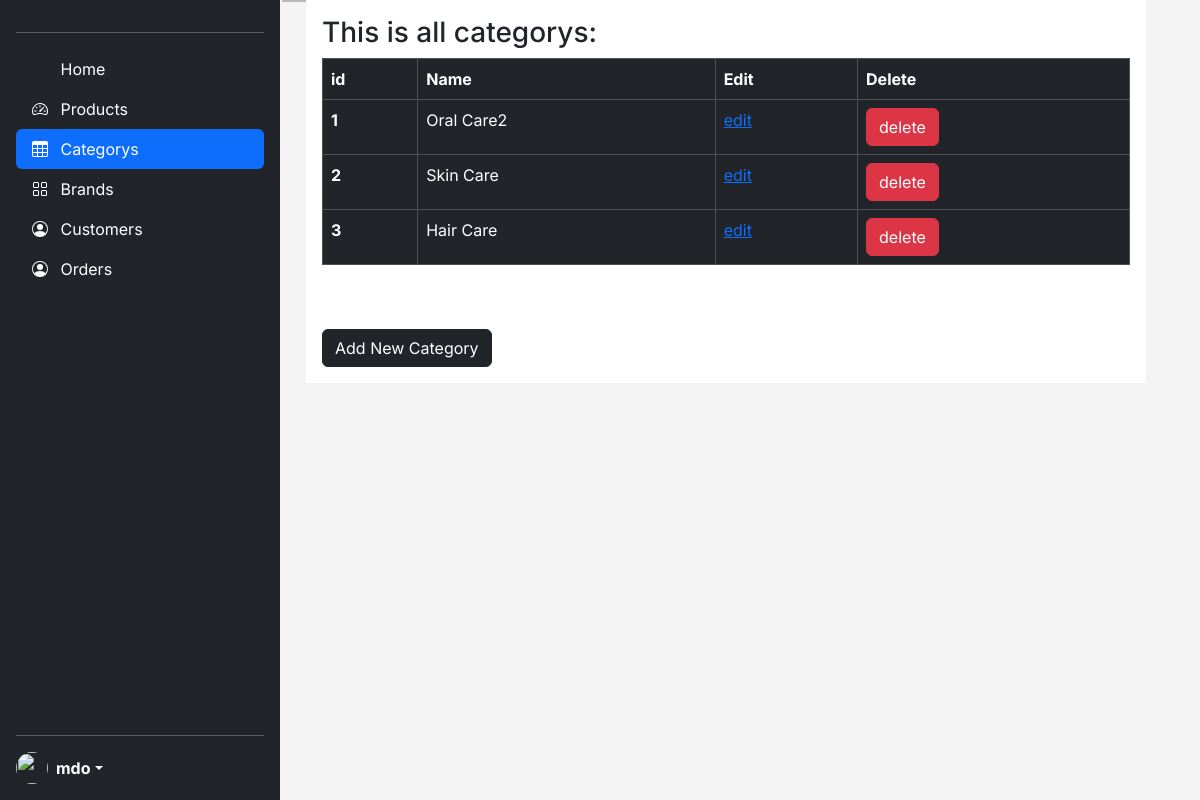
Before: /categorys (signed in) with the older database file.
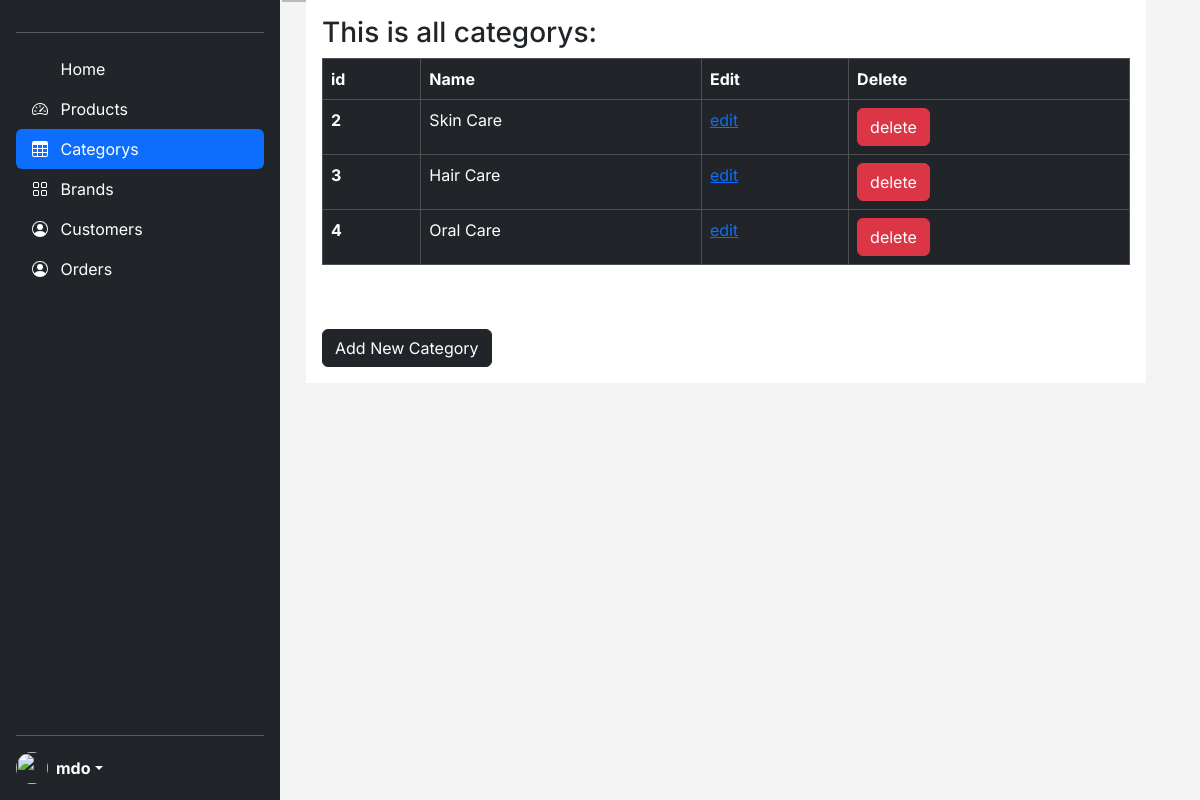
After: the same page with the newer database file.
### beautyHaven/products/models.py (models this page shows)
class Category(db.Model):
    id: Mapped[int] = mapped_column(Integer, primary_key=True)
    name: Mapped[str] = mapped_column(String(30), unique=True, nullable=False)

### beautyHaven/admin/routes.py (the view)
@app.route('/categorys')
def categorys():
    if 'email' not in session:
        flash('Please login first')
        return redirect('login')
    categorys = Category.query.all()
    return render_template('/admin/categorys.html',categorys=categorys)

### beautyHaven/templates/admin/categorys.html (shortened to what this page needs)
{% extends 'layout.html' %}
{% block content %}
<h3 class="me-2">This is all categorys:  </h3>
<table class="table table-dark table-hover  table-bordered  ">
  <thead>
    <tr>
      <th scope="col">id</th>
      <th scope="col">Name</th>
      <th scope="col">Edit</th>
      <th scope="col">Delete</th>
    </tr>
  </thead>
  <tbody>
    {% for category in categorys %}
        <tr>
            <th scope="row">{{category.id}}</th>
            <td>{{category.name}}</td>
            <td><a href="{{url_for('updatecat',id=category.id)}}">edit</a></td>
            <td><button type="button" class="btn btn-danger" data-bs-toggle="modal" data-bs-target="#exampleModal-{{category.id}}">
              delete
            </button></td>
        </tr>
    {% endfor %}
  </tbody>
</table>
<button type="button" class="btn btn-dark mt-5"><a href="{{ url_for('addcategory')}}" class="text-white text-decoration-none">Add New Category</a></button>
{% endblock content %}

### beautyHaven/templates/layout.html (shortened to what this page needs)
<!doctype html>
<html lang="en">
  <head>
    <link rel="stylesheet" href="{{ url_for('static', filename='css/bootstrap.min.css') }}">
    <link rel="stylesheet" href="{{ url_for('static', filename='css/style.css') }}">
    <link rel="stylesheet" href="{{ url_for('static', filename='css/sidebars.css') }}">
  </head>
<body class="bg-gray">
 <main>
  <div class="d-flex flex-column flex-shrink-0 p-3 text-white bg-dark" style="width: 280px; height: 100vh; overflow: hidden; position: fixed;">
    <hr>
    <ul class="nav nav-pills flex-column mb-auto">
      <li class="nav-item">
        <a href="/" class="nav-link text-white">
          <svg class="bi me-2" width="16" height="16"><use xlink:href=""/></svg>
          Home
        </a>
      </li>
      <li>
        <a href="/products" class="nav-link text-white active">
          <svg class="bi me-2" width="16" height="16"><use xlink:href="#speedometer2"/></svg>
          Products
        </a>
      </li>
      <li>
        <a href="/categorys" class="nav-link text-white">
          <svg class="bi me-2" width="16" height="16"><use xlink:href="#table"/></svg>
          Categorys
        </a>
      </li>
      <li>
        <a href="/brands" class="nav-link text-white">
          <svg class="bi me-2" width="16" height="16"><use xlink:href="#grid"/></svg>
          Brands
        </a>
      </li>
      <li>
        <a href="/customers" class="nav-link text-white">
          <svg class="bi me-2" width="16" height="16"><use xlink:href="#people-circle"/></svg>
          Customers
        </a>
      </li>
      <li>
        <a href="/orders" class="nav-link text-white">
          <svg class="bi me-2" width="16" height="16"><use xlink:href="#people-circle"/></svg>
          Orders
        </a>
      </li>
    </ul>
    <hr>
    <div class="dropdown">
      <a href="#" class="d-flex align-items-center text-white text-decoration-none dropdown-toggle" id="dropdownUser1" data-bs-toggle="dropdown" aria-expanded="false">
        <img src="https://github.com/mdo.png" alt="" width="32" height="32" class="rounded-circle me-2">
        <strong>mdo</strong>
      </a>
    </div>
  </div>
    <div class="flex-shrink-0 p-3 bg-white" style="width: 70%;">
      {% block content %}
      {% endblock content %}
    </div>
  </main>
</body>

### beautyHaven/static/css/style.css (style rules this page uses)
body, html { margin: 0; padding: 0; font-family: 'Inter', sans-serif; scroll-behavior: smooth; background-color: #f3f3f3; overflow-x: hidden; }

### beautyHaven/static/css/sidebars.css (style rules this page uses)
body { min-height: 100vh; min-height: -webkit-fill-available; }
html { height: -webkit-fill-available; }
main { display: flex; flex-wrap: nowrap; height: auto; height: -webkit-fill-available; max-height: auto; overflow-x: auto; }
.bi { vertical-align: -.125em; pointer-events: none; fill: currentColor; }
.dropdown-toggle { outline: 0; }

### beautyHaven/templates/layout.html (style rules this page uses)
.nav-link.active { background-color: #007bff; color: white !important; }
.nav-link { color: white; }

Changed rows visible on the page:
removed Category: id "1", name "Oral Care2"
added Category: id "4", name "Oral Care"
